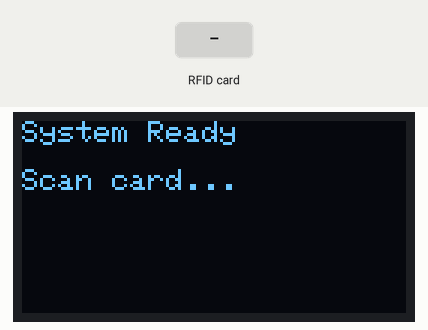
Simulated run of this sketch. Board: Arduino Uno, built with avr-gcc and run on an emulated ATmega328P. Shown: 128×64 one-colour display. The test bench sets the inputs (shaded band).

Above: at 1.3 s.
1.4 s: RFID card 63 A3 44 16 held to the reader
At 1.45 s:
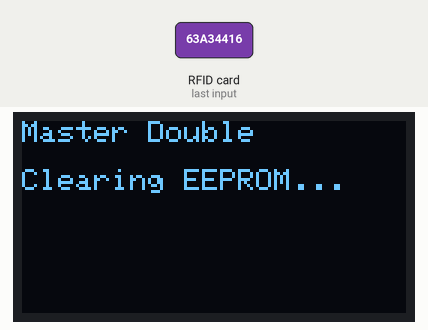
At 2.6 s:
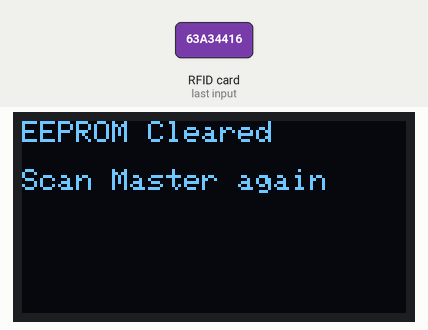
2.9 s: RFID card 5E 7A 19 C4 held to the reader
At 3.8 s:
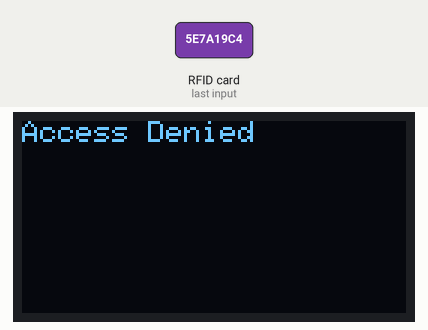
Timing chart, 0 to 5.9 s (numbered marks = the images above; inputs shaded):
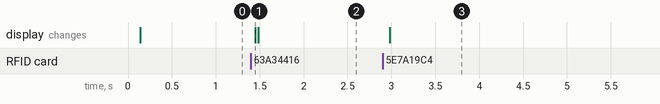

Measured:
- after the input at 1.4 s, the display: changes after 0.05 s (image 1)
- after the input at 2.9 s, the display: changes after 0.08 s (image 3)

The sketch:

arduino_nano.ino
```cpp
#include <SPI.h>
#include <MFRC522.h>
#include <EEPROM.h>
#include <Wire.h>
#include <Adafruit_GFX.h>
#include <Adafruit_SSD1306.h>
#include <SoftwareSerial.h>


// ---- OLED config ----
#define SCREEN_WIDTH 128
#define SCREEN_HEIGHT 64
#define OLED_RESET -1
Adafruit_SSD1306 display(SCREEN_WIDTH, SCREEN_HEIGHT, &Wire, OLED_RESET);
unsigned long lastDisplayUpdate = 0;
const unsigned long DISPLAY_TIMEOUT = 10000;
// ---- RFID config ----
#define SS_PIN 10
#define RST_PIN 9
MFRC522 rfid(SS_PIN, RST_PIN);

// ---- Config ----
byte masterUID[4] = { 0x63, 0xA3, 0x44, 0x16 };
const unsigned long MASTER_DOUBLE_WINDOW = 3000;
const unsigned long CLEAR_COOLDOWN = 1500;

// ---- State ----
bool enrollMode = false;
unsigned long lastMasterScan = 0;
unsigned long clearedAt = 0;

// ---- EEPROM ----
const int EEPROM_SIZE = 1024;
const int UID_LEN = 4;
const int EEPROM_BASE = 0;

bool compareUID(const byte *a, const byte *b) {
  for (byte i = 0; i < UID_LEN; i++)
    if (a[i] != b[i]) return false;
  return true;
}

void saveUIDToEEPROM(const byte *uid, int addr) {
  for (byte i = 0; i < UID_LEN; i++) EEPROM.update(addr + i, uid[i]);
}

void readUIDFromEEPROM(byte *uid, int addr) {
  for (byte i = 0; i < UID_LEN; i++) uid[i] = EEPROM.read(addr + i);
}

bool isEmptySlotAddr(int addr) {
  byte u[UID_LEN];
  readUIDFromEEPROM(u, addr);
  for (byte i = 0; i < UID_LEN; i++)
    if (u[i] != 0xFF) return false;
  return true;
}

int findFreeSlot() {
  for (int addr = EEPROM_BASE; addr <= EEPROM_SIZE - UID_LEN; addr += UID_LEN) {
    if (isEmptySlotAddr(addr)) return addr;
  }
  return -1;
}

bool isUIDAuthorized(const byte *uid) {
  byte stored[UID_LEN];
  for (int addr = EEPROM_BASE; addr <= EEPROM_SIZE - UID_LEN; addr += UID_LEN) {
    readUIDFromEEPROM(stored, addr);
    bool empty = true;
    for (byte i = 0; i < UID_LEN; i++)
      if (stored[i] != 0xFF) {
        empty = false;
        break;
      }
    if (empty) return false;
    if (compareUID(uid, stored)) return true;
  }
  return false;
}

void clearEEPROMAll() {
  for (int i = 0; i < EEPROM_SIZE; i++) EEPROM.update(i, 0xFF);
}

void showMessage(const char *line1, const char *line2 = "") {
  display.clearDisplay();
  display.setTextSize(1);
  display.setTextColor(SSD1306_WHITE);
  display.setCursor(0, 0);
  display.println(line1);
  if (line2[0] != '\0') {
    display.setCursor(0, 16);
    display.println(line2);
  }
  lastDisplayUpdate = millis();
  display.display();
}

/*
String sendToESP32(const char *msg, unsigned long timeout = 6000) {
  Serial.println(msg);   // send command
  unsigned long start = millis();
  String reply = Serial.readStringUntil('\n');
  reply.trim();
  return reply;
}
*/

String sendToESP32(const char *msg, unsigned long timeout = 6000) {
  Serial.flush();                            // clear outgoing buffer
  while (Serial.available()) Serial.read();  // flush any old incoming data

  Serial.println(msg);  // send command

  unsigned long start = millis();
  String reply = "";

  while (millis() - start < timeout) {
    if (Serial.available()) {
      char c = Serial.read();
      if (c == '\n') break;  // end of response
      reply += c;
    }
  }

  reply.trim();
  return reply;
}


// ---- Setup ----
void setup() {

  Serial.begin(9600);


  Wire.begin();  // A4=SDA, A5=SCL on Nano
  if (!display.begin(SSD1306_SWITCHCAPVCC, 0x3C)) {
    digitalWrite(13, HIGH);
    delay(2500);
    digitalWrite(13, LOW);
    for (;;);
  }
  display.clearDisplay();
  display.display();

  SPI.begin();
  rfid.PCD_Init();


  showMessage("System Ready", "Scan card...");
}

// ---- Loop ----
void loop() {

  if (millis() - lastDisplayUpdate > DISPLAY_TIMEOUT) {
    showMessage("System Ready", "Scan card...");
  }

  if ((clearedAt && (millis() - clearedAt < CLEAR_COOLDOWN))) {
    return;
  }

  if (!rfid.PICC_IsNewCardPresent()) return;
  if (!rfid.PICC_ReadCardSerial()) return;

  byte *uid = rfid.uid.uidByte;
  byte sz = rfid.uid.size;

  // Master card handling
  if (compareUID(uid, masterUID)) {
    unsigned long now = millis();
    if (now - lastMasterScan < MASTER_DOUBLE_WINDOW) {
      showMessage("Master Double", "Clearing EEPROM...");
      clearEEPROMAll();
      enrollMode = false;
      clearedAt = millis();
      showMessage("EEPROM Cleared", "Scan Master again");
    } else {
      enrollMode = true;
      clearedAt = 0;
      showMessage("Master OK", "Next card enroll");
    }
    lastMasterScan = now;
  }
  // Enroll path
  else if (enrollMode) {
    int addr = findFreeSlot();
    if (addr >= 0) {
      saveUIDToEEPROM(uid, addr);
      showMessage("Card Enrolled", "Stored in EEPROM");
      String resp = sendToESP32("register");
      showMessage("Sent register", resp.c_str());
    } else {
      showMessage("EEPROM FULL");
    }
    enrollMode = false;
  }
  // Normal check
  else {
    if (isUIDAuthorized(uid)) {
      showMessage("Card Access Granted, Wait for Camera");
      String resp = sendToESP32("check");
      showMessage("Sent check", resp.c_str());
    } else {
      showMessage("Access Denied");
    }
  }

  rfid.PICC_HaltA();
  rfid.PCD_StopCrypto1();
}
```
